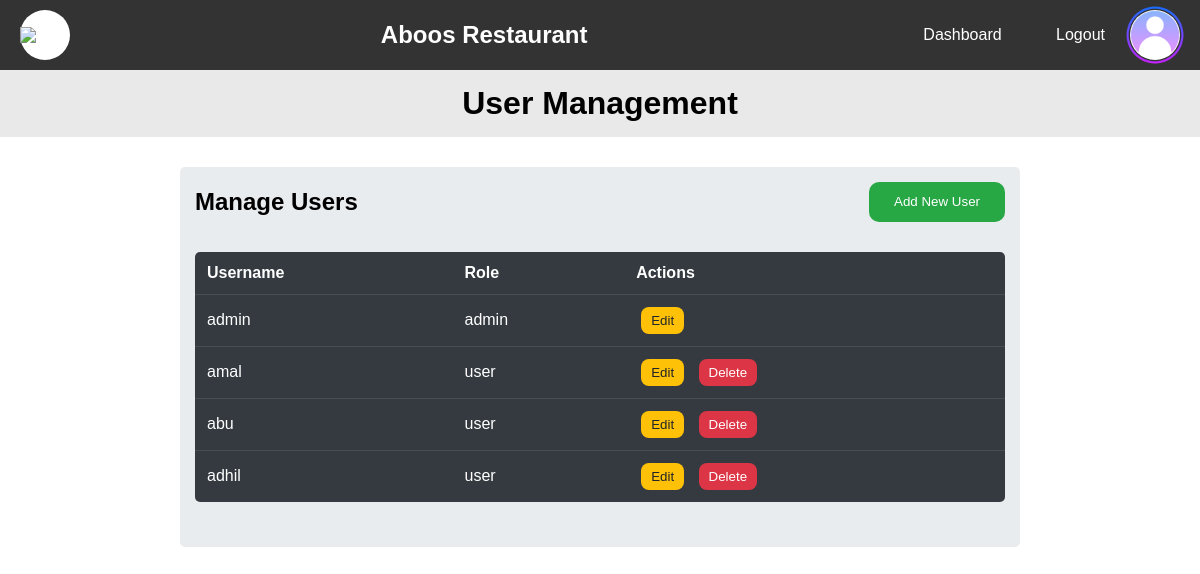
The app's page /dashboard/user-management (signed in) with its own data.
### v1/models.py (models this page shows, shortened)
class Users(db.Model, UserMixin):
    __tablename__ = "users"
    uid = db.Column(db.Integer, primary_key=True)
    username = db.Column(db.String(20), unique=True, nullable=False)
    password = db.Column(db.String(150), nullable=False)
    role = db.Column(db.String(6), nullable=False)

### v1/routes.py (the view, shortened to what this page needs)
    @app.route("/dashboard/user-management")
    @login_required
    def user_management():
        if current_user.role == "admin":
            user_data = Users.query.all()
            return render_template(
                "/dashboard/user_managment.html",
                username=current_user.username,
                users=user_data,
            )

### v1/app.py (called while the page is built)
def create_app():
    app = Flask(
        __name__,
        template_folder="templates",
        static_folder="static",
        static_url_path="/",
    )
    app.config["SQLALCHEMY_DATABASE_URI"] = "sqlite:///./app.db"
    app.secret_key = "resturant-app-secret-key"
    db.init_app(app)
    login_manager = LoginManager()
    login_manager.init_app(app)
    from models import Users
    @login_manager.user_loader
    def load_user(uid):
        return Users.query.get(uid)
    @login_manager.unauthorized_handler
    def unauthorized_callback():
        return redirect(
            url_for(
                "auth_error",
                msg="Only authorized users can access this page. Please log in to continue.",
            )
        )
    bcrypt = Bcrypt(app)
    from routes import register_routes
    register_routes(app, db, bcrypt)
    migrate = Migrate(app, db)
    return app

### v1/templates/dashboard/user_managment.html (shortened to what this page needs)
<!DOCTYPE html>
<html lang="en">
<head>
    <link rel="stylesheet" href="/css/dashboard/mng.css">
    <link rel="stylesheet" href="/css/dashboard/navbar.css">
</head>
<body>
    <header>
        <nav class="navbar">
            <div class="nav-div">
                <div class="nav-logo">
                    <img src="/images/favicon.png">
                </div>
                <div class="nav-head">
                    <h2>Aboos Restaurant</h2>
                </div>
                <div class="nav-links">
                    <ul>
                        <li><a href="/dashboard">Dashboard</a></li>
                        <li><a href="{{ url_for('logout') }}">Logout</a></li>
                    </ul>
                    <div class="nav-logo">
                        <img src="/images/profile-icon.png">
                    </div>
                </div>
            </div>
        </nav>
    </header>
    <div class="main">
        <div class="head-div">
            <h1> User Management </h1>
        </div>
        <div class="container">
            <div class="row-head">
                <h2>Manage <b>Users</b></h2>
                <button id="insert-popup" type="button">Add New User</button>
            </div>
            <div class="row-body">
                <table>
                    <thead>
                        <tr>
                            <th>Username</th>
                            <th>Role</th>
                            <th>Actions</th>
                        </tr>
                    </thead>
                    <tbody>
                        {% for user in users %}
                        <tr>
                            <td>{{ user.username }}</td>
                            <td>{{ user.role }}</td>
                            <td>
                                <button type="button" data-uid="{{ user.uid }}" data-username="{{ user.username }}"
                                    class="btn btn-edit update-popup">Edit</button>
                                {% if user.role != "admin" %}
                                <button type="button" class="btn btn-delete"><a
                                        href="/user/delete/{{ user.uid }}">Delete</a></button>
                                {% endif %}
                            </td>
                        </tr>
                        {% endfor %}
                    </tbody>
                </table>
            </div>
        </div>
    </div>
</body>
</html>

### v1/static/css/dashboard/mng.css (style rules this page uses)
* { padding: 0; margin: 0; box-sizing: border-box; }
body { font-family: Arial, sans-serif; }
.main { display: flex; flex-direction: column; align-items: center; }
.head-div { background-color: rgb(233, 233, 233, 0.959); padding: 15px; text-align: center; width: 100%; }
.container { background-color: #e9ecef; width: 70%; display: flex; flex-direction: column; flex-wrap: wrap; margin-top: 30px; border-radius: 5px; justify-content: center; align-items: center; padding-bottom: 10px; }
.row-head { display: flex; justify-content: space-between; align-items: center; padding: 10px; width: 100%; margin: 5px 0; }
.row-head h2, .row-head button { margin: 0 5px; }
.row-head button { color: #fff; background-color: #28a745; font-weight: 400; text-align: center; vertical-align: middle; cursor: pointer; padding: 10px 25px; line-height: 1.5; border-radius: 10px; border: 0; }
.row-body { width: 100%; padding: 15px; height: 300px; overflow: auto; }
.row-body table { width: 100%; color: #fff; background-color: #343a40; text-align: left; border-radius: 5px; border-collapse: collapse; overflow: hidden; }
.row-body table th, .row-body table td { padding: 12px; }
.row-body table td { border-top: 1px solid #454d55; }
.row-body .btn { outline: 0; border: 0; padding: 6px 10px; border-radius: 8px; margin: 0 5px; cursor: pointer; }
.row-body .btn a { text-decoration: none; }
.row-body .btn-edit { color: #212529; font-weight: 400; background-color: #ffc107; }
.row-body .btn-delete { background-color: #dc3545; }
.row-body .btn-delete a { text-decoration: none; color: white; }

### v1/static/css/dashboard/navbar.css (style rules this page uses)
.navbar { background-color: #333; color: #fff; padding: 10px 20px; position: relative; }
.nav-div { display: flex; align-items: center; justify-content: space-between; }
.nav-logo { background-color: white; border-radius: 50%; width: 50px; height: 50px; display: flex; align-items: center; justify-content: center; }
.nav-logo img { width: 70px; }
.nav-links { display: flex; align-items: center; }
.nav-links li { display: inline-block; list-style: none; margin: 0 25px; }
.nav-links a { color: #fff; text-decoration: none; border-bottom: 3px solid transparent; transition: border-color 0.3s ease; padding-bottom: 10px; }

### records on screen
Users: username "admin", role "admin"
Users: username "amal", role "user"
Users: username "abu", role "user"
Users: username "adhil", role "user"
